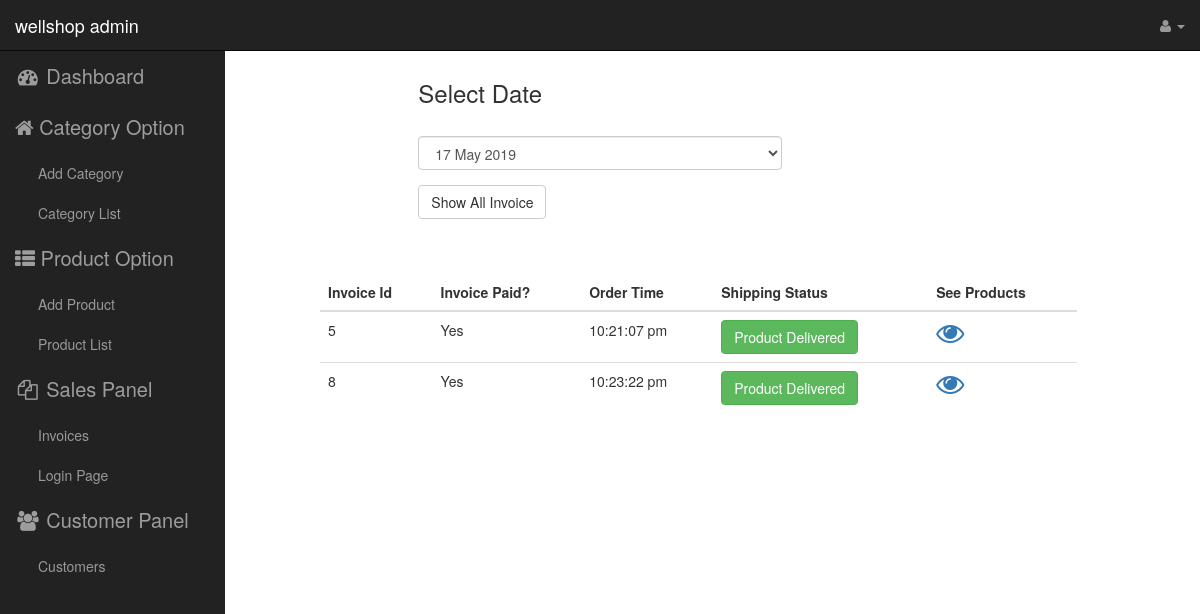
The app's page /www/admin/invoices.php?invoice_dates=2019-05-17 with its own data.
### tables this page shows
CREATE TABLE `invoice` (
  `invoice_id` int(32) NOT NULL AUTO_INCREMENT,
  `customer_id` int(32) NOT NULL,
  `shipping_status` int(32) NOT NULL,
  `invoice_dates` date NOT NULL,
  `invoice_time` time(6) NOT NULL,
  PRIMARY KEY (`invoice_id`)
);

### www/admin/lib/Database.php (called while the page is built, shortened)
<?php
Class Database{
 public $host   = DB_HOST;
 public $user   = DB_USER;
 public $pass   = DB_PASS;
 public $dbname = DB_NAME;
 public $link;
private function connect_db(){
 $this->link = new mysqli($this->host, $this->user, $this->pass,
  $this->dbname);
 }
public function select($query){
  $result = $this->link->query($query) or
   die($this->link->error.__LINE__);
  if($result->num_rows > 0){
    return $result;
  } else {
    return false;
  }
 }
}
?>

### www/admin/classes/Invoice.php (called while the page is built, shortened)
<?php
$filePath = realpath(dirname(__FILE__));
include_once $filePath.'/../lib/Database.php';
class Invoice
{
    private $database;
    public function __construct()
    {
        $this->database = new Database();
    }
    public function get_invoice_dates()
    {
        $query = "SELECT DISTINCT invoice_dates FROM invoice";
        $result = $this->database->select($query);
        return $result;
    }
    public function find_by_date($date)
    {
        $query = "SELECT * FROM invoice WHERE invoice_dates = '$date'";
        $result = $this->database->select($query);
        return $result;
    }
}

### www/admin/invoices.php (the view, shortened to what this page needs)
<?php
include_once "classes/Invoice.php";
?>
<?php
$invoice = new Invoice();
$dates = $invoice->get_invoice_dates();
if (isset($_GET['invoice_dates'])) {
    $invoice_date = $_GET['invoice_dates'];
    $invoices = $invoice->find_by_date($invoice_date);
}
?>
<?php include 'inc/header.php'; ?>
<?php include 'inc/new_sidebar.php'; ?>
    <div id="page-wrapper">
        <div class="container-fluid">
            <div class="row">
                <div class="col-md-4 col-md-offset-4">
                    <form action="" method="GET">
                        <div class="form-group">
                            <h3>Select Date</h3>
                            <br>
                            <select name="invoice_dates" class="form-control">
                                <?php if (isset($dates)): ?>
                                    <?php while ($row = $dates->fetch_assoc()): ?>
                                        <option value="<?=$row['invoice_dates']?>"
                                            <?php if (isset($_GET['invoice_dates'])):?>
                                                <?php if ($_GET['invoice_dates'] == $row['invoice_dates']):?>
                                                    selected
                                                <?php endif;?>
                                            <?php endif;?>
                                        >
                                            <?=date("d F Y", strtotime($row['invoice_dates']))?>
                                        </option>
                                    <?php endwhile;?>
                                <?php endif; ?>
                            </select>
                        </div>
                        <input type="submit" name="submit" class="btn btn-default" value="Show All Invoice">
                    </form>
                </div>
            </div>
            <br><br>
            <div class="row">
                <div class="panel-body col-md-8 col-md-offset-3">
                    <div class="table-responsive">
                        <table id="example" class="table table-hover" style="width: 100%">
                            <thead>
                            <tr>
                                <th>Invoice Id</th>
                                <th>Invoice Paid?</th>
                                <th>Order Time</th>
                                <th>Shipping Status</th>
                                <th>See Products</th>
                            </tr>
                            </thead>
                            <tbody>
                                <?php if (!empty($invoices)): ?>
                                    <?php while($row = $invoices->fetch_assoc()): ?>
                                        <tr>
                                            <td><?=$row['invoice_id']?></td>
                                            <td>Yes</td>
                                            <td><?=date("g:i:s a", strtotime($row['invoice_time']))?></td>
                                            <td>
                                                <?php if ($row['shipping_status'] == 1):?>
                                                    <a class="btn btn-success del">Product Delivered</a>
                                                <?php endif; ?>
                                            </td>
                                            <td>
                                                <a href="product_details.php?id=<?=$row['invoice_id']?>">
                                                    <i class="fa fa-eye fa-2x"></i>
                                                </a>
                                            </td>
                                        </tr>
                                    <?php endwhile;?>
                                <?php endif;?>
                            </tbody>
                        </table>
                    </div>
                </div>
            </div>
        </div>
    </div>

### www/admin/resources/css/sb-admin.css (style rules this page uses)
body { margin-top: 100px; }
@media (min-width:768px) { body { margin-top: 50px; } }
#page-wrapper { width: 100%; padding: 0; background-color: #fff; }
@media (min-width:768px) { #page-wrapper { padding: 10px; } }

### records on screen
invoice: invoice_id "5", invoice_time "10:21:07 pm", shipping_status "Product Delivered"
invoice: invoice_id "8", invoice_time "10:23:22 pm", shipping_status "Product Delivered"

### other values on screen
form field invoice_dates "17 May 2019"
